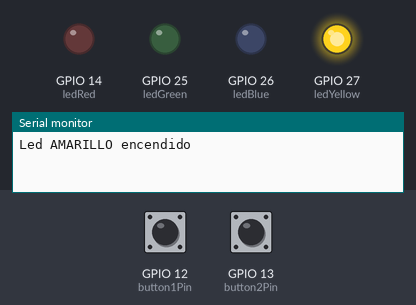
A sketch run on a simulated ESP32. Parts: output pins drawn as LEDs (lit = HIGH), the last lines printed to the serial monitor. The inputs (shaded band) are chosen by the test bench; at power-on: GPIO 12 (button1Pin) HIGH, GPIO 13 (button2Pin) HIGH.

Above: at 1.2 s.
1.3 s: GPIO 12 (button1Pin) pulled LOW for 0.15 s
At 1.37 s:
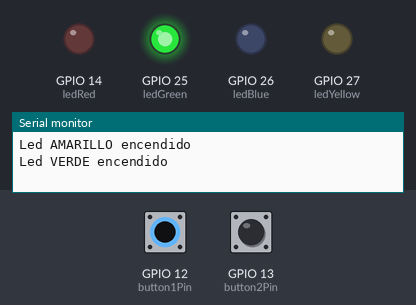
2.9 s: GPIO 13 (button2Pin) pulled LOW for 0.15 s
At 2.97 s:
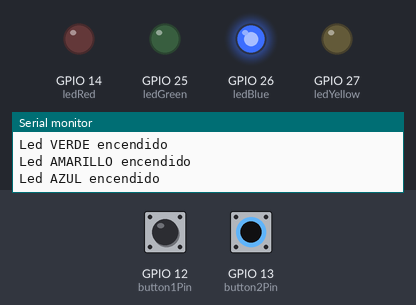
4.5 s: GPIO 13 (button2Pin) pulled LOW for 3.2 s
At 8.3 s:
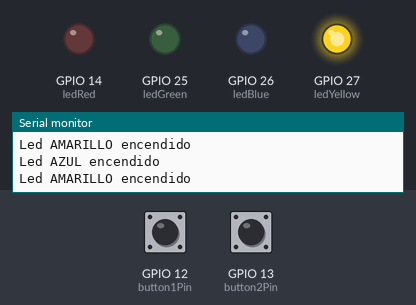
9.2 s: GPIO 12 (button1Pin) pulled LOW for 3.2 s
At 10.6 s:
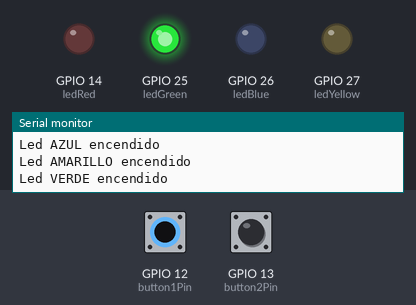
13.9 s: GPIO 12 (button1Pin) driven LOW and GPIO 13 (button2Pin) driven LOW
At 14.2 s:
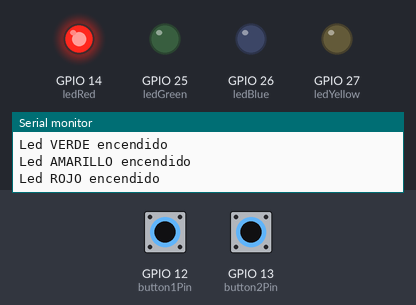
Timing chart, 0 to 16.4 s (numbered marks = the images above; inputs shaded):
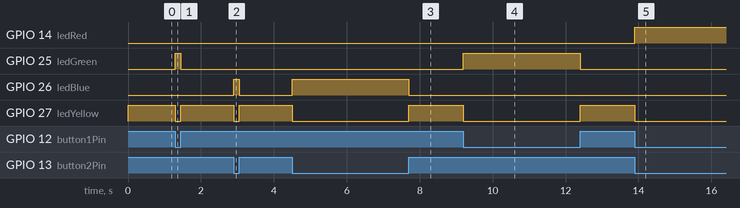

Measured:
- after the input at 1.3 s, GPIO 25 (ledGreen): LOW → HIGH at once, → LOW 0.15 s later; GPIO 27 (ledYellow): HIGH → LOW at once, → HIGH 0.15 s later
- after the input at 2.9 s, GPIO 26 (ledBlue): LOW → HIGH at once, → LOW 0.15 s later; GPIO 27 (ledYellow): HIGH → LOW at once, → HIGH 0.15 s later
- after the input at 4.5 s, GPIO 26 (ledBlue): LOW → HIGH at once, → LOW 3.2 s later; GPIO 27 (ledYellow): HIGH → LOW at once, → HIGH 3.2 s later
- after the input at 9.2 s, GPIO 25 (ledGreen): LOW → HIGH at once, → LOW 3.2 s later; GPIO 27 (ledYellow): HIGH → LOW at once, → HIGH 3.2 s later
- after the input at 13.9 s, GPIO 14 (ledRed): LOW → HIGH at once; GPIO 27 (ledYellow): HIGH → LOW at once

The sketch:

RetrievalPractice.ino
```cpp
void task1()
{
    // Definición de estados y variable de estado
    enum class Task1States
    {
        INIT,
        WAIT_TIMEOUT
    };
    static Task1States task1State = Task1States::INIT;

    // Definición de variables static (conservan
    // su valor entre llamadas a task1)
    static uint32_t lasTime = 0;
    static uint8_t btn1OldState = LOW;
    static uint8_t btn2OldState = LOW;

    // Constantes

    constexpr uint32_t INTERVAL = 1000;
    constexpr uint8_t button1Pin = 12;
    constexpr uint8_t button2Pin = 13;
    constexpr uint8_t button3Pin = 32;
    constexpr uint8_t button4Pin = 33;
    constexpr uint8_t ledRed = 14;
    constexpr uint8_t ledGreen = 25;
    constexpr uint8_t ledBlue = 26;
    constexpr uint8_t ledYellow = 27;

    // MÁQUINA de ESTADOS

    switch (task1State)
    {
    case Task1States::INIT:
    {
        Serial.begin(115200);
        pinMode(button1Pin, INPUT_PULLUP);
        pinMode(button2Pin, INPUT_PULLUP);
        pinMode(ledRed, OUTPUT);
        pinMode(ledGreen, OUTPUT);
        pinMode(ledBlue, OUTPUT);
        pinMode(ledYellow, OUTPUT);

        lasTime = millis();
        task1State = Task1States::WAIT_TIMEOUT;

        break;
    }
    case Task1States::WAIT_TIMEOUT:
    {
        uint8_t btn1State = digitalRead(button1Pin);
        uint8_t btn2State = digitalRead(button2Pin);
        uint32_t currentTime = millis();

        if ((btn1State != btn1OldState) || (btn2State != btn2OldState))
        {
            btn1OldState = btn1State;
            btn2OldState = btn2State;

            digitalWrite(ledGreen, LOW);
            digitalWrite(ledBlue, LOW);
            digitalWrite(ledYellow, LOW);
            digitalWrite(ledRed, LOW);
            // Evento 1
            if (btn1State == LOW && btn2State == LOW)
            {
                digitalWrite(ledRed, HIGH);
                printf("Led ROJO encendido\n");
            }

            // Evento 2
            if (btn1State == LOW && btn2State == HIGH)
            {
                digitalWrite(ledGreen, HIGH);
                printf("Led VERDE encendido\n");
            }

            // Evento 3
            if (btn1State == HIGH && btn2State == LOW)
            {
                digitalWrite(ledBlue, HIGH);
                printf("Led AZUL encendido\n");
            }

            // Evento 4
            if (btn1State == HIGH && btn2State == HIGH)
            {
                digitalWrite(ledYellow, HIGH);
                printf("Led AMARILLO encendido\n");
            }
        }

        break;
    }
    default:
    {
        Serial.println("Error");
    }
    }
}

void setup()
{
    task1();
}

void loop()
{
    task1();
}
```
